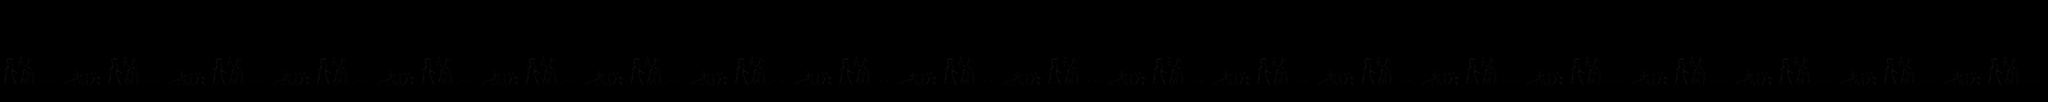

Rendered tile map (Tiled .tmx) drawn with the repository's tilesets; below, a short description and the map source with its tile grids summarised:
An orthogonal 1000x50 tile map with 16x16 px tiles, 1 tile layer (bg_trees).

<map version="1.4" tiledversion="1.4.3" orientation="orthogonal" renderorder="right-down" width="1000" height="50" tilewidth="16" tileheight="16" infinite="0" nextlayerid="2" nextobjectid="1">
 <tileset firstgid="1" name="bgrd_tree1" tilewidth="16" tileheight="16" tilecount="918" columns="51">
  <image source="bgrd_tree1.png" width="816" height="288" />
 </tileset>
 <layer id="1" name="bg_trees" width="1000" height="50">
  <data>[50000 cells, 22000 non-empty, 918 distinct tile ids]</data>
 </layer>
</map>
